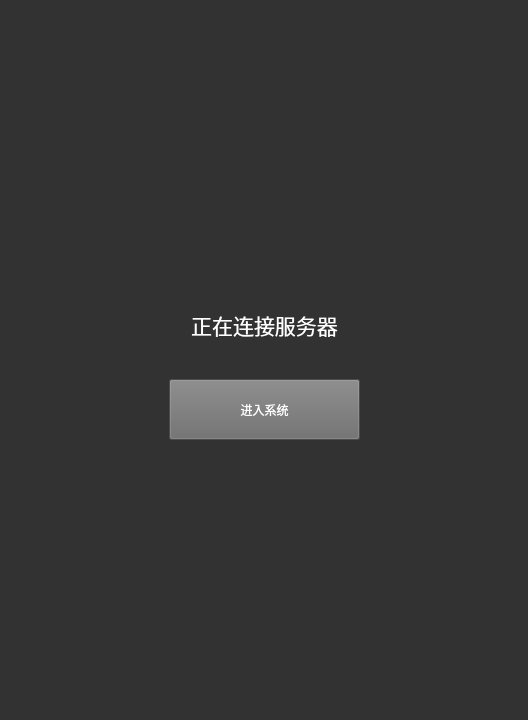
<?xml version="1.0" encoding="UTF-8"?>
<ui version="4.0">
 <class>MainWindow</class>
 <widget class="QMainWindow" name="MainWindow">
  <property name="geometry">
   <rect>
    <x>0</x>
    <y>0</y>
    <width>528</width>
    <height>720</height>
   </rect>
  </property>
  <property name="windowTitle">
   <string>MainWindow</string>
  </property>
  <property name="styleSheet">
   <string notr="true"/>
  </property>
  <widget class="QWidget" name="centralwidget">
   <widget class="QStackedWidget" name="stackedWidget">
    <property name="geometry">
     <rect>
      <x>-1</x>
      <y>-1</y>
      <width>531</width>
      <height>721</height>
     </rect>
    </property>
    <property name="styleSheet">
     <string notr="true">background-color: rgb(50, 50, 50);</string>
    </property>
    <property name="currentIndex">
     <number>0</number>
    </property>
    <widget class="QWidget" name="loading_page">
     <property name="styleSheet">
      <string notr="true"/>
     </property>
     <widget class="QLabel" name="connectTip_label">
      <property name="geometry">
       <rect>
        <x>170</x>
        <y>300</y>
        <width>191</width>
        <height>51</height>
       </rect>
      </property>
      <property name="font">
       <font>
        <family>Arial</family>
        <pointsize>16</pointsize>
       </font>
      </property>
      <property name="styleSheet">
       <string notr="true">color: rgb(255, 255, 255);</string>
      </property>
      <property name="text">
       <string>正在连接服务器</string>
      </property>
      <property name="alignment">
       <set>Qt::AlignCenter</set>
      </property>
     </widget>
     <widget class="QLabel" name="loadingImage_lab">
      <property name="geometry">
       <rect>
        <x>190</x>
        <y>140</y>
        <width>151</width>
        <height>151</height>
       </rect>
      </property>
      <property name="text">
       <string/>
      </property>
     </widget>
     <widget class="QPushButton" name="intoMainWindow_btn">
      <property name="geometry">
       <rect>
        <x>170</x>
        <y>380</y>
        <width>191</width>
        <height>61</height>
       </rect>
      </property>
      <property name="styleSheet">
       <string notr="true">background-color: rgb(107, 107, 107);
color: rgb(255, 255, 255);</string>
      </property>
      <property name="text">
       <string>进入系统</string>
      </property>
     </widget>
    </widget>
    <widget class="QWidget" name="mainWindow_page">
     <widget class="QLabel" name="COG_lab">
      <property name="geometry">
       <rect>
        <x>30</x>
        <y>10</y>
        <width>71</width>
        <height>31</height>
       </rect>
      </property>
      <property name="font">
       <font>
        <family>Arial</family>
        <pointsize>12</pointsize>
       </font>
      </property>
      <property name="styleSheet">
       <string notr="true">color: rgb(154, 154, 154);</string>
      </property>
      <property name="text">
       <string>COG</string>
      </property>
      <property name="alignment">
       <set>Qt::AlignCenter</set>
      </property>
     </widget>
     <widget class="QLabel" name="SOG_lab">
      <property name="geometry">
       <rect>
        <x>430</x>
        <y>10</y>
        <width>71</width>
        <height>31</height>
       </rect>
      </property>
      <property name="font">
       <font>
        <family>Arial</family>
        <pointsize>12</pointsize>
       </font>
      </property>
      <property name="styleSheet">
       <string notr="true">color: rgb(154, 154, 154);</string>
      </property>
      <property name="text">
       <string>SOG</string>
      </property>
      <property name="alignment">
       <set>Qt::AlignCenter</set>
      </property>
     </widget>
     <widget class="QLabel" name="COG_num_lab">
      <property name="geometry">
       <rect>
        <x>10</x>
        <y>50</y>
        <width>111</width>
        <height>61</height>
       </rect>
      </property>
      <property name="font">
       <font>
        <family>Arial</family>
        <pointsize>16</pointsize>
       </font>
      </property>
      <property name="styleSheet">
       <string notr="true">color: rgb(255, 255, 255);</string>
      </property>
      <property name="text">
       <string>256.7°</string>
      </property>
      <property name="alignment">
       <set>Qt::AlignCenter</set>
      </property>
     </widget>
     <widget class="QLabel" name="SOG_num_lab">
      <property name="geometry">
       <rect>
        <x>390</x>
        <y>50</y>
        <width>101</width>
        <height>61</height>
       </rect>
      </property>
      <property name="font">
       <font>
        <family>Arial</family>
        <pointsize>16</pointsize>
       </font>
      </property>
      <property name="styleSheet">
       <string notr="true">color: rgb(255, 255, 255);</string>
      </property>
      <property name="text">
       <string>32.5</string>
      </property>
      <property name="alignment">
       <set>Qt::AlignRight|Qt::AlignTrailing|Qt::AlignVCenter</set>
      </property>
     </widget>
     <widget class="QLabel" name="location_lab">
      <property name="geometry">
       <rect>
        <x>10</x>
        <y>230</y>
        <width>71</width>
        <height>21</height>
       </rect>
      </property>
      <property name="styleSheet">
       <string notr="true">color: rgb(154, 154, 154);</string>
      </property>
      <property name="text">
       <string>位置：</string>
      </property>
     </widget>
     <widget class="QDial" name="dial">
      <property name="geometry">
       <rect>
        <x>160</x>
        <y>20</y>
        <width>211</width>
        <height>191</height>
       </rect>
      </property>
     </widget>
     <widget class="QLabel" name="latitude_lab">
      <property name="geometry">
       <rect>
        <x>20</x>
        <y>270</y>
        <width>41</width>
        <height>21</height>
       </rect>
      </property>
      <property name="styleSheet">
       <string notr="true">color: rgb(154, 154, 154);</string>
      </property>
      <property name="text">
       <string>纬度：</string>
      </property>
     </widget>
     <widget class="QLabel" name="longitude_lab">
      <property name="geometry">
       <rect>
        <x>20</x>
        <y>310</y>
        <width>41</width>
        <height>21</height>
       </rect>
      </property>
      <property name="styleSheet">
       <string notr="true">color: rgb(154, 154, 154);</string>
      </property>
      <property name="text">
       <string>经度：</string>
      </property>
     </widget>
     <widget class="QLabel" name="latitude_str_lab">
      <property name="geometry">
       <rect>
        <x>70</x>
        <y>260</y>
        <width>131</width>
        <height>41</height>
       </rect>
      </property>
      <property name="font">
       <font>
        <family>Arial</family>
        <pointsize>16</pointsize>
       </font>
      </property>
      <property name="styleSheet">
       <string notr="true">color: rgb(255, 255, 255);</string>
      </property>
      <property name="text">
       <string>35°45.21′ N</string>
      </property>
      <property name="alignment">
       <set>Qt::AlignRight|Qt::AlignTrailing|Qt::AlignVCenter</set>
      </property>
     </widget>
     <widget class="QLabel" name="longitude_str_lab">
      <property name="geometry">
       <rect>
        <x>70</x>
        <y>300</y>
        <width>131</width>
        <height>41</height>
       </rect>
      </property>
      <property name="font">
       <font>
        <family>Arial</family>
        <pointsize>16</pointsize>
       </font>
      </property>
      <property name="styleSheet">
       <string notr="true">color: rgb(255, 255, 255);</string>
      </property>
      <property name="text">
       <string>113°26.52′ E</string>
      </property>
      <property name="alignment">
       <set>Qt::AlignRight|Qt::AlignTrailing|Qt::AlignVCenter</set>
      </property>
     </widget>
     <widget class="QLabel" name="wind_lab">
      <property name="geometry">
       <rect>
        <x>10</x>
        <y>350</y>
        <width>71</width>
        <height>21</height>
       </rect>
      </property>
      <property name="styleSheet">
       <string notr="true">color: rgb(154, 154, 154);</string>
      </property>
      <property name="text">
       <string>风况：</string>
      </property>
     </widget>
     <widget class="QDial" name="dial_2">
      <property name="geometry">
       <rect>
        <x>70</x>
        <y>390</y>
        <width>71</width>
        <height>71</height>
       </rect>
      </property>
     </widget>
     <widget class="QLabel" name="realWindSpeed_lab">
      <property name="geometry">
       <rect>
        <x>190</x>
        <y>360</y>
        <width>71</width>
        <height>31</height>
       </rect>
      </property>
      <property name="font">
       <font>
        <family>Arial</family>
        <pointsize>11</pointsize>
       </font>
      </property>
      <property name="styleSheet">
       <string notr="true">color: rgb(154, 154, 154);</string>
      </property>
      <property name="text">
       <string>真风速：</string>
      </property>
     </widget>
     <widget class="QLabel" name="wind_direction_lab">
      <property name="geometry">
       <rect>
        <x>190</x>
        <y>400</y>
        <width>31</width>
        <height>31</height>
       </rect>
      </property>
      <property name="styleSheet">
       <string notr="true">color: rgb(154, 154, 154);</string>
      </property>
      <property name="text">
       <string>风向：</string>
      </property>
     </widget>
     <widget class="QLabel" name="wind_speed_lab">
      <property name="geometry">
       <rect>
        <x>190</x>
        <y>440</y>
        <width>31</width>
        <height>31</height>
       </rect>
      </property>
      <property name="styleSheet">
       <string notr="true">color: rgb(154, 154, 154);</string>
      </property>
      <property name="text">
       <string>速度：</string>
      </property>
     </widget>
     <widget class="QLabel" name="SOG_num_lab_2">
      <property name="geometry">
       <rect>
        <x>490</x>
        <y>60</y>
        <width>20</width>
        <height>31</height>
       </rect>
      </property>
      <property name="font">
       <font>
        <family>Arial</family>
        <pointsize>10</pointsize>
       </font>
      </property>
      <property name="styleSheet">
       <string notr="true">color: rgb(154, 154, 154);</string>
      </property>
      <property name="text">
       <string>kn</string>
      </property>
      <property name="alignment">
       <set>Qt::AlignBottom|Qt::AlignRight|Qt::AlignTrailing</set>
      </property>
     </widget>
     <widget class="QLabel" name="wind_direction_num_lab">
      <property name="geometry">
       <rect>
        <x>240</x>
        <y>400</y>
        <width>121</width>
        <height>31</height>
       </rect>
      </property>
      <property name="font">
       <font>
        <family>Arial</family>
        <pointsize>16</pointsize>
       </font>
      </property>
      <property name="styleSheet">
       <string notr="true">color: rgb(255, 255, 255);</string>
      </property>
      <property name="text">
       <string>39.1°</string>
      </property>
      <property name="alignment">
       <set>Qt::AlignCenter</set>
      </property>
     </widget>
     <widget class="QLabel" name="wind_speed_num_lab">
      <property name="geometry">
       <rect>
        <x>240</x>
        <y>440</y>
        <width>101</width>
        <height>31</height>
       </rect>
      </property>
      <property name="font">
       <font>
        <family>Arial</family>
        <pointsize>16</pointsize>
       </font>
      </property>
      <property name="styleSheet">
       <string notr="true">color: rgb(255, 255, 255);</string>
      </property>
      <property name="text">
       <string>4.7</string>
      </property>
      <property name="alignment">
       <set>Qt::AlignCenter</set>
      </property>
     </widget>
     <widget class="QLabel" name="SOG_num_lab_3">
      <property name="geometry">
       <rect>
        <x>320</x>
        <y>440</y>
        <width>20</width>
        <height>31</height>
       </rect>
      </property>
      <property name="font">
       <font>
        <family>Arial</family>
        <pointsize>10</pointsize>
       </font>
      </property>
      <property name="styleSheet">
       <string notr="true">color: rgb(154, 154, 154);</string>
      </property>
      <property name="text">
       <string>kn</string>
      </property>
      <property name="alignment">
       <set>Qt::AlignBottom|Qt::AlignRight|Qt::AlignTrailing</set>
      </property>
     </widget>
    </widget>
   </widget>
  </widget>
 </widget>
 <resources/>
 <connections/>
</ui>
